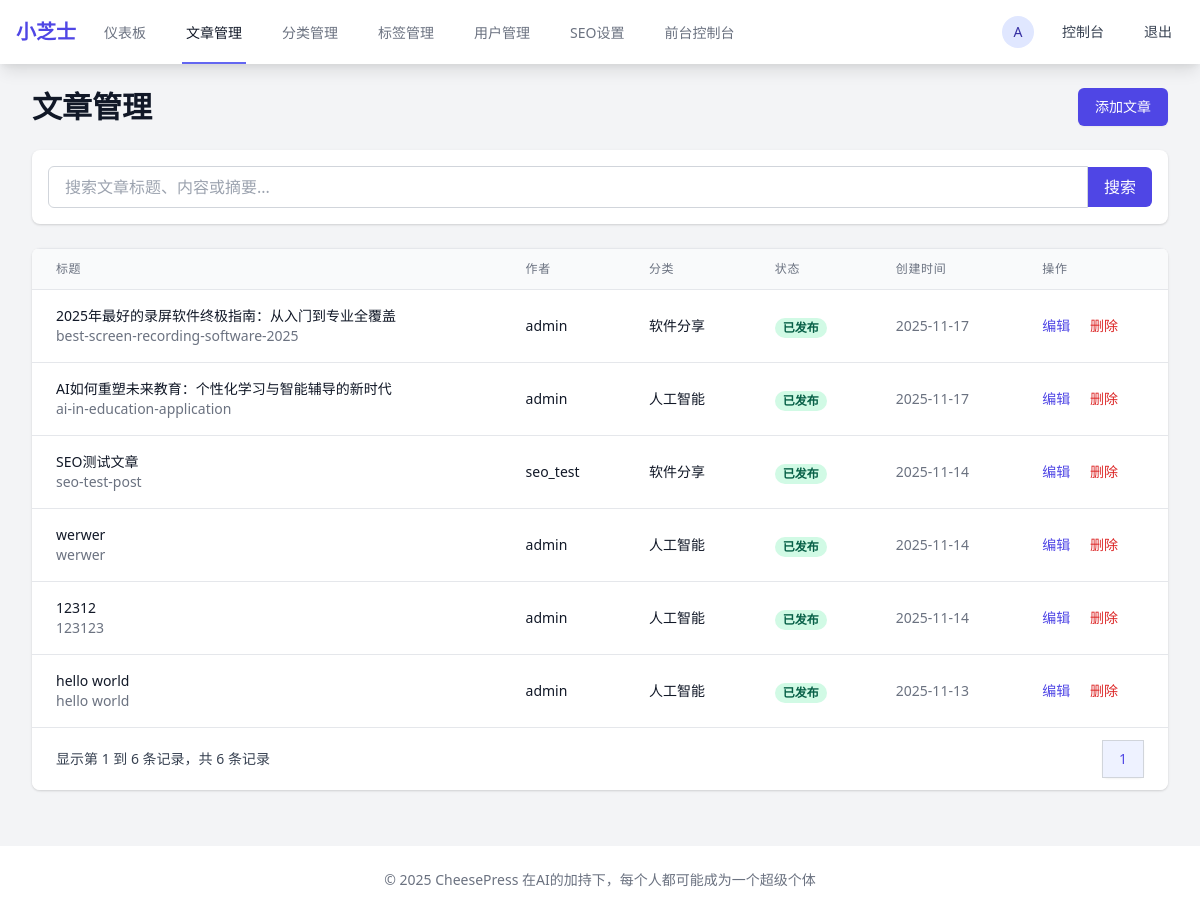
The page /admin/posts (signed in) on the database as committed earlier.
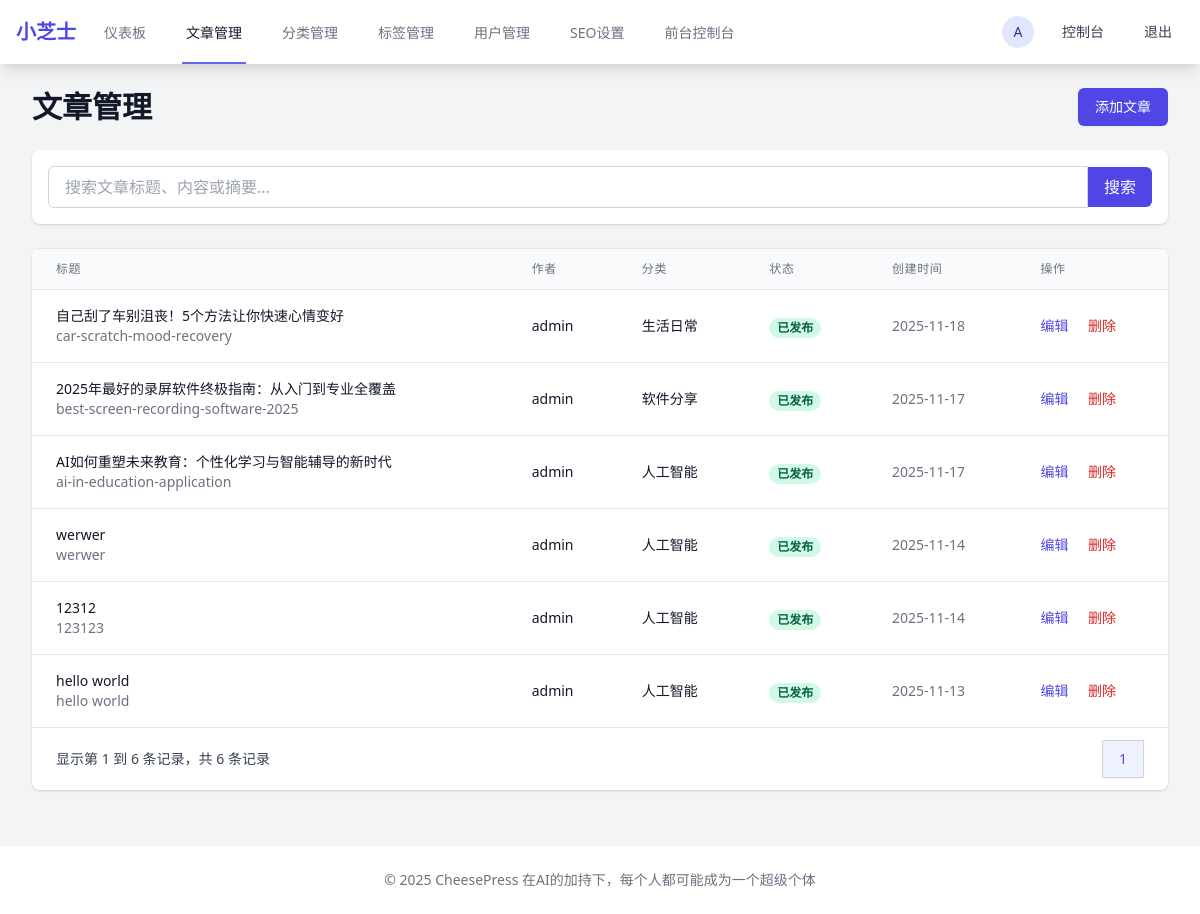
The same page on the database as committed later.
### app/models/__init__.py (models this page shows, shortened)
class User(UserMixin, db.Model):
    __tablename__ = 'users'
    id = db.Column(db.Integer, primary_key=True)
    username = db.Column(db.String(80), unique=True, nullable=False)
    email = db.Column(db.String(120), unique=True, nullable=False)
    password_hash = db.Column(db.String(255), nullable=False)
    first_name = db.Column(db.String(50), nullable=True)
    last_name = db.Column(db.String(50), nullable=True)
    bio = db.Column(db.Text, nullable=True)
    avatar = db.Column(db.String(255), nullable=True)
    role = db.Column(db.String(20), default='user')  # user, editor, admin
    is_active = db.Column(db.Boolean, default=True)
    created_at = db.Column(db.DateTime, default=datetime.utcnow)
    updated_at = db.Column(db.DateTime, default=datetime.utcnow, onupdate=datetime.utcnow)
    posts = db.relationship('Post', backref='author', lazy=True, foreign_keys='Post.user_id')
    comments = db.relationship('Comment', backref='author', lazy=True, foreign_keys='Comment.user_id')

class Post(db.Model):
    __tablename__ = 'posts'
    id = db.Column(db.Integer, primary_key=True)
    title = db.Column(db.String(200), nullable=False)
    slug = db.Column(db.String(200), unique=True, nullable=False)
    content = db.Column(db.Text, nullable=False)
    excerpt = db.Column(db.Text, nullable=True)
    featured_image = db.Column(db.String(255), nullable=True)
    status = db.Column(db.String(20), default='draft')  # draft, published, archived
    view_count = db.Column(db.Integer, default=0)
    user_id = db.Column(db.Integer, db.ForeignKey('users.id'), nullable=False)
    category_id = db.Column(db.Integer, db.ForeignKey('categories.id'), nullable=True)
    published_at = db.Column(db.DateTime, nullable=True)
    created_at = db.Column(db.DateTime, default=datetime.utcnow)
    updated_at = db.Column(db.DateTime, default=datetime.utcnow, onupdate=datetime.utcnow)
    seo_title = db.Column(db.String(200), nullable=True)
    seo_description = db.Column(db.Text, nullable=True)
    seo_keywords = db.Column(db.Text, nullable=True)
    seo_og_image = db.Column(db.String(255), nullable=True)
    comments = db.relationship('Comment', backref='post', lazy=True)

class Category(db.Model):
    __tablename__ = 'categories'
    id = db.Column(db.Integer, primary_key=True)
    name = db.Column(db.String(100), unique=True, nullable=False)
    slug = db.Column(db.String(100), unique=True, nullable=False)
    description = db.Column(db.Text, nullable=True)
    parent_id = db.Column(db.Integer, db.ForeignKey('categories.id'), nullable=True)
    created_at = db.Column(db.DateTime, default=datetime.utcnow)
    seo_title = db.Column(db.String(200), nullable=True)
    seo_description = db.Column(db.Text, nullable=True)
    seo_keywords = db.Column(db.Text, nullable=True)
    parent = db.relationship('Category', remote_side=[id], backref='subcategories')
    posts = db.relationship('Post', backref='category', lazy=True)

### app/admin/__init__.py (the view)
@bp.route('/posts')
def posts():
    page = request.args.get('page', 1, type=int)
    search = request.args.get('search', '', type=str)
    query = Post.query
    if search:
        query = query.filter(
            Post.title.contains(search) | Post.content.contains(search) | Post.excerpt.contains(search)
        )
    posts = query.order_by(Post.created_at.desc()).paginate(
        page=page, per_page=10, error_out=False)
    return render_template('admin/posts/index.html', posts=posts, search=search)

### app/templates/admin/posts/index.html (shortened to what this page needs)
{% extends "admin/base.html" %}
{% block content %}
<div class="max-w-7xl mx-auto">
    <div class="md:flex md:items-center md:justify-between mb-6">
        <div class="flex-1 min-w-0">
            <h2 class="text-2xl font-bold leading-7 text-gray-900 sm:text-3xl sm:truncate">
                文章管理
            </h2>
        </div>
        <div class="mt-4 flex md:mt-0 md:ml-4">
            <a href="{{ url_for('admin.create_post') }}" class="ml-3 inline-flex items-center px-4 py-2 border border-transparent rounded-md shadow-sm text-sm font-medium text-white bg-indigo-600 hover:bg-indigo-700 focus:outline-none focus:ring-2 focus:ring-offset-2 focus:ring-indigo-500">
                添加文章
            </a>
        </div>
    </div>
    <div class="mb-6 bg-white p-4 rounded-lg shadow">
        <form method="GET" action="{{ url_for('admin.posts') }}">
            <div class="flex items-center">
                <input type="text" name="search" value="{{ search|default('') }}" placeholder="搜索文章标题、内容或摘要..." class="flex-1 px-4 py-2 border border-gray-300 rounded-l-md focus:outline-none focus:ring-2 focus:ring-indigo-500 focus:border-indigo-500">
                <button type="submit" class="px-4 py-2 bg-indigo-600 text-white rounded-r-md hover:bg-indigo-700 focus:outline-none focus:ring-2 focus:ring-offset-2 focus:ring-indigo-500">
                    搜索
                </button>
            </div>
        </form>
    </div>
    <div class="bg-white shadow overflow-hidden sm:rounded-lg">
        <div class="border-t border-gray-200">
            <div class="overflow-x-auto">
                <table class="min-w-full divide-y divide-gray-200">
                    <thead class="bg-gray-50">
                        <tr>
                            <th scope="col" class="px-6 py-3 text-left text-xs font-medium text-gray-500 uppercase tracking-wider">
                                标题
                            </th>
                            <th scope="col" class="px-6 py-3 text-left text-xs font-medium text-gray-500 uppercase tracking-wider">
                                作者
                            </th>
                            <th scope="col" class="px-6 py-3 text-left text-xs font-medium text-gray-500 uppercase tracking-wider">
                                分类
                            </th>
                            <th scope="col" class="px-6 py-3 text-left text-xs font-medium text-gray-500 uppercase tracking-wider">
                                状态
                            </th>
                            <th scope="col" class="px-6 py-3 text-left text-xs font-medium text-gray-500 uppercase tracking-wider">
                                创建时间
                            </th>
                            <th scope="col" class="px-6 py-3 text-left text-xs font-medium text-gray-500 uppercase tracking-wider">
                                操作
                            </th>
                        </tr>
                    </thead>
                    <tbody class="bg-white divide-y divide-gray-200">
                        {% for post in posts.items %}
                        <tr>
                            <td class="px-6 py-4 whitespace-nowrap">
                                <div class="text-sm font-medium text-gray-900">
                                    {{ post.title }}
                                </div>
                                <div class="text-sm text-gray-500">
                                    {{ post.slug }}
                                </div>
                            </td>
                            <td class="px-6 py-4 whitespace-nowrap">
                                <div class="text-sm text-gray-900">{{ post.author.username }}</div>
                            </td>
                            <td class="px-6 py-4 whitespace-nowrap">
                                <div class="text-sm text-gray-900">
                                    {{ post.category.name if post.category else '未分类' }}
                                </div>
                            </td>
                            <td class="px-6 py-4 whitespace-nowrap">
                                {% if post.status == 'published' %}
                                <span class="px-2 inline-flex text-xs leading-5 font-semibold rounded-full bg-green-100 text-green-800">
                                    已发布
                                </span>
                                {% elif post.status == 'draft' %}
                                <span class="px-2 inline-flex text-xs leading-5 font-semibold rounded-full bg-yellow-100 text-yellow-800">
                                    草稿
                                </span>
                                {% else %}
                                <span class="px-2 inline-flex text-xs leading-5 font-semibold rounded-full bg-gray-100 text-gray-800">
                                    已归档
                                </span>
                                {% endif %}
                            </td>
                            <td class="px-6 py-4 whitespace-nowrap text-sm text-gray-500">
                                {{ post.created_at.strftime('%Y-%m-%d') }}
                            </td>
                            <td class="px-6 py-4 whitespace-nowrap text-sm font-medium">
                                <a href="{{ url_for('admin.edit_post', id=post.id) }}" class="text-indigo-600 hover:text-indigo-900">
                                    编辑
                                </a>
                                <a href="#" onclick="if(confirm('确定要删除文章 {{ post.title }} 吗？')) { document.getElementById('delete-form-{{ post.id }}').submit(); }" class="ml-4 text-red-600 hover:text-red-900">
                                    删除
                                </a>
                            </td>
                        </tr>
                        {% endfor %}
                    </tbody>
                </table>
            </div>
            <div class="bg-white px-4 py-3 flex items-center justify-between border-t border-gray-200 sm:px-6">
                <div class="hidden sm:flex-1 sm:flex sm:items-center sm:justify-between">
                    <div>
                        <p class="text-sm text-gray-700">
                            显示第 <span class="font-medium">{{ (posts.page - 1) * posts.per_page + 1 }}</span> 到 <span class="font-medium">{{ [posts.page * posts.per_page, posts.total]|min }}</span> 条记录，共 <span class="font-medium">{{ posts.total }}</span> 条记录
                        </p>
                    </div>
                    <div>
                        <nav class="relative z-0 inline-flex rounded-md shadow-sm -space-x-px" aria-label="Pagination">
                            {% for page_num in posts.iter_pages() %}
                                {% if page_num %}
                                    {% if page_num != posts.page %}
                                    <a href="{{ url_for('admin.posts', page=page_num) }}" class="relative inline-flex items-center px-4 py-2 border border-gray-300 bg-white text-sm font-medium text-gray-700 hover:bg-gray-50">
                                        {{ page_num }}
                                    </a>
                                    {% else %}
                                    <span class="relative inline-flex items-center px-4 py-2 border border-gray-300 bg-indigo-50 text-sm font-medium text-indigo-600">
                                        {{ page_num }}
                                    </span>
                                    {% endif %}
                                {% else %}
                                <span class="relative inline-flex items-center px-4 py-2 border border-gray-300 bg-white text-sm font-medium text-gray-700">
                                    …
                                </span>
                                {% endif %}
                            {% endfor %}
                        </nav>
                    </div>
                </div>
            </div>
        </div>
    </div>
</div>
{% endblock %}

### app/templates/admin/base.html (shortened to what this page needs)
<!DOCTYPE html>
<html lang="zh-CN">
<head>
    <link href="https://cdn.jsdelivr.net/npm/tailwindcss@2.2.19/dist/tailwind.min.css" rel="stylesheet">
</head>
<body class="bg-gray-100">
    <nav class="bg-white shadow-lg">
        <div class="max-w-7xl mx-auto px-4">
            <div class="flex justify-between h-16">
                <div class="flex">
                    <div class="flex-shrink-0 flex items-center">
                        <a href="{{ url_for('main.index') }}" class="text-xl font-bold text-indigo-600">小芝士</a>
                    </div>
                    <div class="hidden md:ml-6 md:flex md:space-x-8">
                        <a href="{{ url_for('admin.dashboard') }}" class="{% if request.endpoint == 'admin.dashboard' %}border-indigo-500 text-gray-900{% else %}border-transparent text-gray-500 hover:border-gray-300 hover:text-gray-700{% endif %} inline-flex items-center px-1 pt-1 border-b-2 text-sm font-medium">仪表板</a>
                        <a href="{{ url_for('admin.posts') }}" class="{% if request.endpoint == 'admin.posts' or request.endpoint == 'admin.create_post' or request.endpoint == 'admin.edit_post' %}border-indigo-500 text-gray-900{% else %}border-transparent text-gray-500 hover:border-gray-300 hover:text-gray-700{% endif %} inline-flex items-center px-1 pt-1 border-b-2 text-sm font-medium">文章管理</a>
                        <a href="{{ url_for('admin.categories') }}" class="{% if request.endpoint == 'admin.categories' or request.endpoint == 'admin.create_category' or request.endpoint == 'admin.edit_category' %}border-indigo-500 text-gray-900{% else %}border-transparent text-gray-500 hover:border-gray-300 hover:text-gray-700{% endif %} inline-flex items-center px-1 pt-1 border-b-2 text-sm font-medium">分类管理</a>
                        <a href="{{ url_for('admin.tags') }}" class="{% if request.endpoint == 'admin.tags' or request.endpoint == 'admin.create_tag' or request.endpoint == 'admin.edit_tag' %}border-indigo-500 text-gray-900{% else %}border-transparent text-gray-500 hover:border-gray-300 hover:text-gray-700{% endif %} inline-flex items-center px-1 pt-1 border-b-2 text-sm font-medium">标签管理</a>
                        <a href="{{ url_for('admin.users') }}" class="{% if request.endpoint == 'admin.users' or request.endpoint == 'admin.create_user' or request.endpoint == 'admin.edit_user' %}border-indigo-500 text-gray-900{% else %}border-transparent text-gray-500 hover:border-gray-300 hover:text-gray-700{% endif %} inline-flex items-center px-1 pt-1 border-b-2 text-sm font-medium">用户管理</a>
                        <a href="{{ url_for('admin_seo.index') }}" class="{% if request.endpoint == 'admin_seo.index' or request.endpoint == 'admin_seo.update' %}border-indigo-500 text-gray-900{% else %}border-transparent text-gray-500 hover:border-gray-300 hover:text-gray-700{% endif %} inline-flex items-center px-1 pt-1 border-b-2 text-sm font-medium">SEO设置</a>
                        <a href="{{ url_for('main.dashboard') }}" class="{% if request.endpoint == 'main.dashboard' %}border-indigo-500 text-gray-900{% else %}border-transparent text-gray-500 hover:border-gray-300 hover:text-gray-700{% endif %} inline-flex items-center px-1 pt-1 border-b-2 text-sm font-medium">前台控制台</a>
                    </div>
                </div>
                <div class="flex items-center">
                    <div class="ml-3 relative">
                        <div>
                            <button class="bg-white rounded-full flex text-sm focus:outline-none focus:ring-2 focus:ring-offset-2 focus:ring-indigo-500">
                                <span class="h-8 w-8 rounded-full bg-indigo-100 text-indigo-800 flex items-center justify-center">
                                    {{ current_user.username[0].upper() }}
                                </span>
                            </button>
                        </div>
                    </div>
                    <a href="{{ url_for('main.dashboard') }}" class="ml-4 px-3 py-2 rounded-md text-sm font-medium text-gray-700 hover:text-gray-900 hover:bg-gray-50">控制台</a>
                    <a href="{{ url_for('auth.logout') }}" class="ml-4 px-3 py-2 rounded-md text-sm font-medium text-gray-700 hover:text-gray-900 hover:bg-gray-50">退出</a>
                </div>
            </div>
        </div>
    </nav>
    <div class="max-w-7xl mx-auto py-6 sm:px-6 lg:px-8">
        <div class="flex">
            <div class="flex-1">
                {% block content %}{% endblock %}
            </div>
        </div>
    </div>
    <footer class="bg-white mt-8">
        <div class="max-w-7xl mx-auto py-6 px-4 sm:px-6 lg:px-8">
            <p class="text-center text-sm text-gray-500">
                &copy; 2025 CheesePress 在AI的加持下，每个人都可能成为一个超级个体
            </p>
        </div>
    </footer>
</body>
</html>

Rows that differ between the two databases and show on the page:
removed Post: title "SEO测试文章", slug "seo-test-post", author.username "seo_test", category "软件分享", status "已发布", created_at "2025-11-14"
added Post: title "自己刮了车别沮丧！5个方法让你快速心情变好", slug "car-scratch-mood-recovery", author.username "admin", category "生活日常", status "已发布", created_at "2025-11-18"
